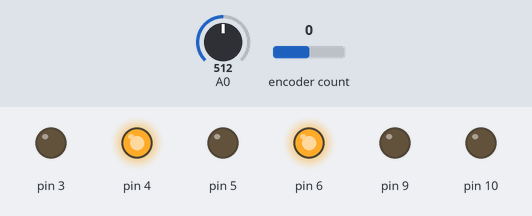
Simulated run of this sketch. Board: Arduino Uno, built with avr-gcc and run on an emulated ATmega328P. On the bench: output pins drawn as LEDs (lit = HIGH). The test bench sets the inputs (shaded band); at power-on: encoder count 0, A0 = 512.

Above: at 1.2 s.
1.3 s: encoder count set to -1
At 2.0 s:
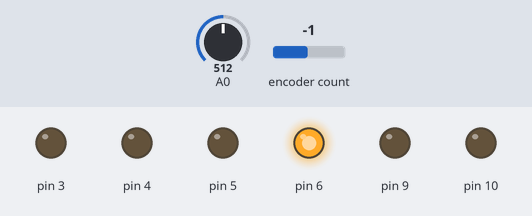
2.8 s: A0 set to 1006
4.3 s: A0 set to 1023
At 5.5 s:
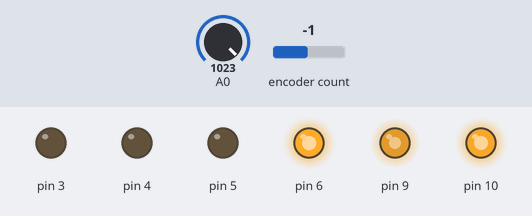
5.8 s: encoder count set to 0
At 6.6 s:
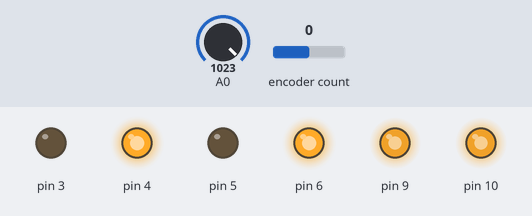
7.3 s: encoder count set to 4
At 7.7 s:
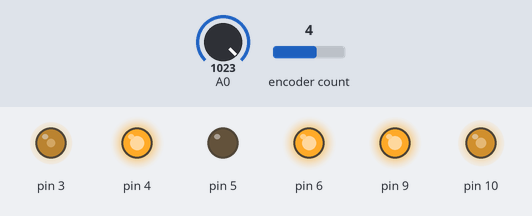
8.8 s: encoder count set to 3
At 10.1 s:
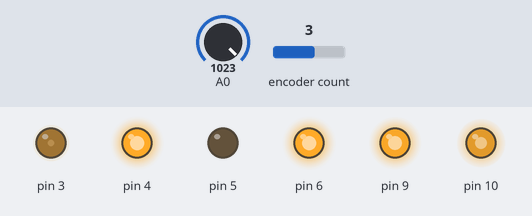
Timing chart, 0 to 11.3 s (numbered marks = the images above; inputs shaded):
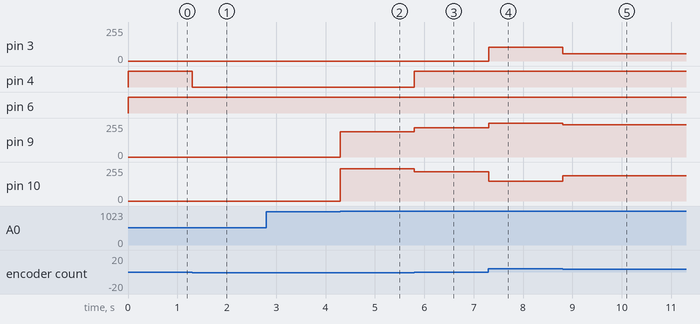

The sketch:

3PWMwThrottleDraft.ino
```cpp
#include <Encoder.h>
Encoder encoderReadout(2,7);

uint16_t motorPosition = 0;

uint8_t ampA[] = {0,53,104,150,190,221,243,254,254,243,221,190,150,104,53,0,0,53,104,150,190,221,243,254,254,243,221,190,150,104,53,0};
uint8_t ampB[] = {221,243,254,254,243,221,190,150,104,53,0,0,53,104,150,190,221,243,254,254,243,221,190,150,104,53,0,0,53,104,150,190};
uint8_t ampC[] = {221,190,150,104,53,0,0,53,104,150,190,221,243,254,254,243,221,190,150,104,53,0,0,53,104,150,190,221,243,254,254,243};
bool hiloA[] = {1,1,1,1,1,1,1,1,1,1,1,1,1,1,1,1,0,0,0,0,0,0,0,0,0,0,0,0,0,0,0,0}; // Port 4
bool hiloB[] = {0,0,0,0,0,0,0,0,0,0,0,1,1,1,1,1,1,1,1,1,1,1,1,1,1,1,1,0,0,0,0,0}; // Port 5
bool hiloC[] = {1,1,1,1,1,1,0,0,0,0,0,0,0,0,0,0,0,0,0,0,0,0,1,1,1,1,1,1,1,1,1,1}; // Port 6

uint8_t count = 0;
uint8_t throttle = 0;

void setup() {
  Serial.begin(115200);
  pinMode(9,OUTPUT);   // 8 kHz B
  pinMode(10,OUTPUT);  // 8 kHz C
  pinMode(3,OUTPUT);   // 8 kHz A
  pinMode(4,OUTPUT);
  pinMode(5,OUTPUT);
  pinMode(6,OUTPUT);
  pinMode(A0,INPUT);

  TCCR1A = 0;
  TCCR1B = 0;
  TCCR1A |= (1<<WGM10) | (1<<COM1A1) | (1<<COM1B1);
  TCCR1B |= (1<<CS11) | (1<<WGM12);

  TCCR2A = 0;
  TCCR2B = 0;
  TCCR2A |= (1<<WGM20) | (1<<WGM21) | (1<<COM2B1);
  TCCR2B |= (1<<CS21) | (1<<WGM22);
  OCR2A = 255; // Do not change - reset value for Timer2 - Don't use pin 11?

}

void loop() {
  long newMotorPosition;
  newMotorPosition = encoderReadout.read();
  if(newMotorPosition != motorPosition) {
    if(newMotorPosition > 2047) {
      newMotorPosition = newMotorPosition - 2048;
      encoderReadout.write(newMotorPosition);
    }
    if(newMotorPosition < 0) {
      newMotorPosition = newMotorPosition + 2048;
      encoderReadout.write(newMotorPosition);
    }
    motorPosition = newMotorPosition;
    uint8_t motorcount = B00011111 & (motorPosition >> 3);  // Constrain to 0-31
    count = motorcount;
    // Need to include a verification check to reset encoderReadout to 0 when Z is triggered.
    // In case we lose track of counts.  How likely?
    // Maybe we should use the interrupt to ensure this happens? instead of counting...
  }

  throttle = analogRead(A0);
  OCR2B = ampA[count]*(throttle/255);  // pin 3
  OCR1A = ampB[count]*(throttle/255);  // pin 9
  OCR1B = ampC[count]*(throttle/255);  // pin 10

  // bits 4,5,6 are for ports 4,5,6
  PORTD = PORTD | (B00000000 | ((hiloA[count] << 4) | (hiloB[count] << 5) | (hiloC[count] << 6)));  //turn pin on
  PORTD = PORTD & (B11111111 ^ ((!(hiloA[count]) << 4) | (!(hiloB[count]) << 5) | (!(hiloC[count]) << 6)));  //turn pin off

  delay(1);
}
```

Measured:
- the behaviour switches between 1022 and 1023 on A0 (found by bisection; images 1 and 2)
- after the input at 1.3 s, pin 4: HIGH → LOW at once
- after the input at 2.8 s, every drawn part: stays the same
- after the input at 4.3 s, pin 9: 0/255 → 190/255 at once; pin 10: 0/255 → 243/255 at once
- after the input at 5.8 s, pin 4: LOW → HIGH at once; pin 9: 190/255 → 221/255 at once; pin 10: 243/255 → 221/255 at once
- after the input at 7.3 s, pin 3: 0/255 → 104/255 at once; pin 9: 221/255 → 254/255 at once; pin 10: 221/255 → 150/255 at once
- after the input at 8.8 s, pin 3: 104/255 → 53/255 at once; pin 9: 254/255 → 243/255 at once; pin 10: 150/255 → 190/255 at once
